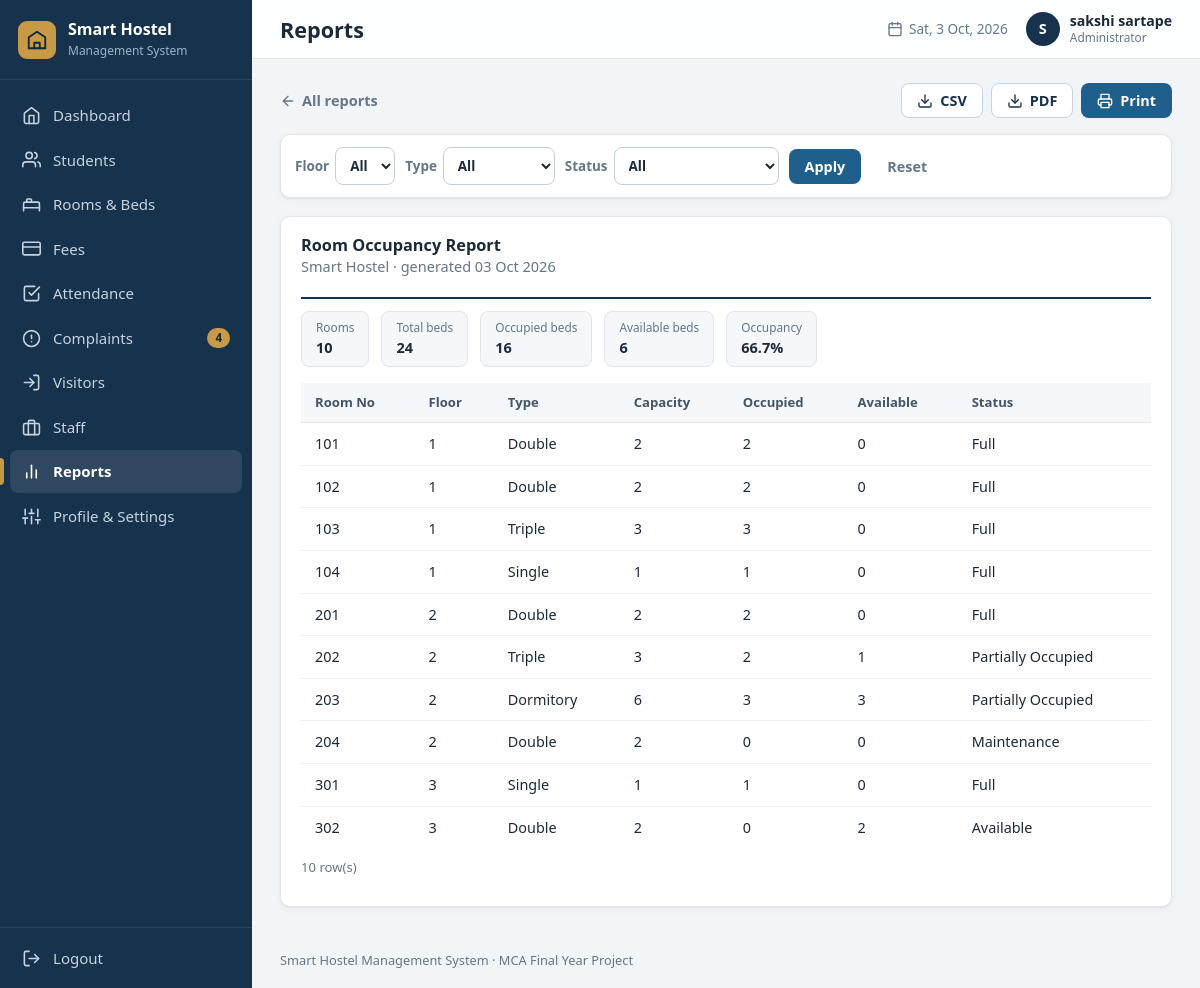
Screenshot of /reports/occupancy (signed in) with the database file from the repository.
### tables this page shows
CREATE TABLE settings (
    key   TEXT PRIMARY KEY,
    value TEXT NOT NULL
);

CREATE TABLE users (
    id            INTEGER PRIMARY KEY AUTOINCREMENT,
    username      TEXT NOT NULL UNIQUE COLLATE NOCASE,
    password_hash TEXT NOT NULL,
    full_name     TEXT NOT NULL,
    email         TEXT,
    phone         TEXT,
    role          TEXT NOT NULL DEFAULT 'Administrator',
    created_at    TEXT NOT NULL DEFAULT (datetime('now','localtime')),
    last_login    TEXT
);

CREATE TABLE rooms (
    id                INTEGER PRIMARY KEY AUTOINCREMENT,
    room_no           TEXT    NOT NULL UNIQUE COLLATE NOCASE,
    floor             INTEGER NOT NULL CHECK (floor BETWEEN 0 AND 50),
    room_type         TEXT    NOT NULL CHECK (room_type IN ('Single','Double','Triple','Dormitory')),
    capacity          INTEGER NOT NULL CHECK (capacity BETWEEN 1 AND 50),
    under_maintenance INTEGER NOT NULL DEFAULT 0 CHECK (under_maintenance IN (0,1)),
    notes             TEXT,
    created_at        TEXT    NOT NULL DEFAULT (datetime('now','localtime')),
    -- the room type decides the capacity (Dormitory = 4 or more beds)
    CHECK (   (room_type = 'Single'    AND capacity = 1)
           OR (room_type = 'Double'    AND capacity = 2)
           OR (room_type = 'Triple'    AND capacity = 3)
           OR (room_type = 'Dormitory' AND capacity >= 4))
);

### routes/reports.py (the view)
@bp.route("/<slug>")
def show(slug):
    if slug not in REPORTS:
        abort(404)
    title, description, builder, filter_factory = REPORTS[slug]
    filters = filter_factory()
    columns, rows, summary = builder(request.args)
    export = clean(request.args.get("export"))
    if export == "csv":
        return csv_response(slug, title, columns, rows)
    if export == "pdf":
        if not PDF_AVAILABLE:
            abort(400, "PDF export needs the 'reportlab' package. Run: pip install reportlab")
        applied = [f"{label} = {request.args.get(name)}" for name, label, _, _ in filters if clean(request.args.get(name))]
        return pdf_response(slug, title, columns, rows, summary, applied)
    students = db.query_all("SELECT id, student_code, full_name FROM students ORDER BY full_name COLLATE NOCASE") \
        if any(f[2] == "student" for f in filters) else []
    values = {name: clean(request.args.get(name)) for name, *_ in filters}
    if slug == "attendance":                         # show the default month in the date boxes
        values["date_from"] = values["date_from"] or helpers.today()[:8] + "01"
        values["date_to"] = values["date_to"] or helpers.today()
    return render_template("report.html", slug=slug, title=title, description=description, columns=columns,
                           rows=rows, summary=summary, filters=filters, values=values, students=students,
                           pdf_available=PDF_AVAILABLE, hostel=db.get_setting("hostel_name"))

### db.py (called while the page is built)
def connect(path):
    conn = sqlite3.connect(path, timeout=10)
    conn.row_factory = sqlite3.Row          # rows behave like dicts: row["name"]
    conn.execute("PRAGMA foreign_keys = ON")
    return conn

def get_db():
    if "db" not in g:
        g.db = connect(current_app.config["DATABASE"])
    return g.db

def query_all(sql, params=()):
    return get_db().execute(sql, params).fetchall()

def query_one(sql, params=()):
    return get_db().execute(sql, params).fetchone()

def scalar(sql, params=()):
    row = get_db().execute(sql, params).fetchone()
    return row[0] if row else None

def get_setting(key, default=""):
    row = query_one("SELECT value FROM settings WHERE key = ?", (key,))
    return row["value"] if row else DEFAULT_SETTINGS.get(key, default)

### helpers.py (called while the page is built)
def clean(value):
    return (value or "").strip()

def parse_date(value):
    try:
        return datetime.strptime(clean(value), "%Y-%m-%d").date()
    except ValueError:
        return None

def parse_int(value, low=None, high=None):
    try:
        number = int(clean(value))
    except ValueError:
        return None
    if (low is not None and number < low) or (high is not None and number > high):
        return None
    return number

def today():
    return date.today().isoformat()

def where(conditions):
    return " WHERE " + " AND ".join(conditions) if conditions else ""

def csrf_token():
    if "_csrf" not in session:
        session["_csrf"] = secrets.token_hex(16)
    return session["_csrf"]

def fmt_date(value):
    d = parse_date(value) if value else None
    return d.strftime("%d %b %Y") if d else "-"

def icon(name, size=18):
    path = _ICONS.get(name, _ICONS["file"])
    return Markup(f'<svg class="icon" width="{size}" height="{size}" viewBox="0 0 24 24" fill="none" '
                  f'stroke="currentColor" stroke-width="2" stroke-linecap="round" '
                  f'stroke-linejoin="round" aria-hidden="true">{path}</svg>')

def url_with(**changes):
    args = request.args.to_dict()
    for key, value in changes.items():
        if value is None:
            args.pop(key, None)
        else:
            args[key] = value
    return url_for(request.endpoint, **(request.view_args or {}), **args)

### templates/report.html (shortened to what this page needs)
{% extends "base.html" %}
{% block heading %}<h1>Reports</h1>{% endblock %}
{% block content %}
<div class="page-head no-print">
  <a class="back-link" href="{{ url_for('reports.index') }}">{{ icon('arrow-left', 16) }} All reports</a>
  <div class="btn-row">
    <a class="btn btn-secondary" href="{{ url_with(export='csv') }}">{{ icon('download', 16) }} CSV</a>
    {% if pdf_available %}<a class="btn btn-secondary" href="{{ url_with(export='pdf') }}">{{ icon('download', 16) }} PDF</a>{% endif %}
    <button type="button" class="btn btn-primary" data-print>{{ icon('printer', 16) }} Print</button>
  </div>
</div>
<form class="filters card no-print" method="get" action="{{ url_for('reports.show', slug=slug) }}">
  {% for name, label, kind, options in filters %}
    <label class="inline-label">{{ label }}
      {% if kind == 'date' %}<input type="date" name="{{ name }}" value="{{ values[name] }}">
      {% elif kind == 'student' %}
        <select name="{{ name }}"><option value="">All students</option>
          {% for s in students %}<option value="{{ s.id }}" {% if values[name] == s.id|string %}selected{% endif %}>{{ s.full_name }} ({{ s.student_code }})</option>{% endfor %}</select>
      {% else %}
        <select name="{{ name }}"><option value="">All</option>
          {% for o in options %}<option value="{{ o }}" {% if values[name] == o|string %}selected{% endif %}>{{ o }}</option>{% endfor %}</select>
      {% endif %}
    </label>
  {% endfor %}
  <button class="btn btn-primary" type="submit">Apply</button>
  <a class="btn btn-ghost" href="{{ url_for('reports.show', slug=slug) }}">Reset</a>
</form>
<article class="card report-sheet">
  <header class="report-head">
    <div><h2>{{ title }}</h2><p class="muted">{{ hostel }} &middot; generated {{ today()|fmt_date }}</p></div>
  </header>
  <ul class="summary-line">{% for label, value in summary %}<li><span>{{ label }}</span><strong>{{ value }}</strong></li>{% endfor %}</ul>
  {% if rows %}
  <div class="table-wrap"><table class="table report-table">
    <thead><tr>{% for c in columns %}<th>{{ c }}</th>{% endfor %}</tr></thead>
    <tbody>{% for row in rows %}<tr>{% for cell in row %}<td>{{ cell }}</td>{% endfor %}</tr>{% endfor %}</tbody></table></div>
  <p class="muted report-count">{{ rows|length }} row(s)</p>
  {% else %}
  <div class="empty"><p>No records match these filters.</p></div>
  {% endif %}
</article>
{% endblock %}

### templates/base.html (shortened to what this page needs)
{% from "_macros.html" import csrf %}
<!DOCTYPE html>
<html lang="en">
<head>
  <link rel="stylesheet" href="{{ url_for('static', filename='css/style.css') }}">
</head>
<body class="app">
<aside class="sidebar" id="sidebar">
  <a class="brand" href="{{ url_for('dashboard.index') }}">
    <span class="brand-mark">{{ icon('building', 22) }}</span>
    <span class="brand-text"><strong>{{ hostel_name }}</strong><small>Management System</small></span>
  </a>
  <nav class="nav" aria-label="Main navigation">
    {% for bp_name, endpoint, label, icon_name in navigation %}
      <a href="{{ url_for(endpoint) }}" class="nav-link{% if request.blueprint == bp_name %} active{% endif %}">
        {{ icon(icon_name, 19) }}<span>{{ label }}</span>
        {% if bp_name == 'complaints' and open_complaints %}<em class="nav-count">{{ open_complaints }}</em>{% endif %}
      </a>
    {% endfor %}
  </nav>
  <form method="post" action="{{ url_for('auth.logout') }}" class="logout-form">
    <button type="submit" class="nav-link logout">{{ icon('logout', 19) }}<span>Logout</span></button>
  </form>
</aside>
<div class="main">
  <header class="topbar">
    <div class="topbar-title">{% block heading %}{% endblock %}</div>
    <div class="topbar-right">
      <span class="topbar-date">{{ icon('calendar', 16) }} <span id="today-label">{{ today() }}</span></span>
      <a class="user-chip" href="{{ url_for('profile.view') }}" title="Profile & settings">
        <span class="avatar">{{ current_user.full_name[:1]|upper }}</span>
        <span class="user-name">{{ current_user.full_name }}<small>{{ current_user.role }}</small></span>
      </a>
    </div>
  </header>
  <main class="content">
    {% block content %}{% endblock %}
  </main>
  <footer class="footer">{{ hostel_name }} Management System &middot; MCA Final Year Project</footer>
</div>
</body>
</html>

### rows the page displays
settings: value "Smart Hostel"
users: full_name "S", full_name "sakshi sartape", role "Administrator"
rooms: room_no "101", row "1" "2" "2" "0" "Full", room_type "Double"
rooms: room_no "102", row "1" "2" "2" "0" "Full", room_type "Double"
rooms: room_no "103", row "1" "3" "3" "0" "Full", room_type "Triple"
rooms: room_no "104", row "1" "1" "1" "0" "Full", room_type "Single"
rooms: room_no "201", row "2" "2" "2" "0" "Full", room_type "Double"
rooms: room_no "202", row "2" "3" "2" "1" "Partially Occupied", room_type "Triple"
rooms: room_no "203", row "2" "6" "3" "3" "Partially Occupied", room_type "Dormitory"
rooms: room_no "204", row "2" "2" "0" "0" "Maintenance", room_type "Double"
rooms: room_no "301", row "3" "1" "1" "0" "Full", room_type "Single"
rooms: room_no "302", row "3" "2" "0" "2" "Available", room_type "Double"

### other values shown
{{ label }} "Dashboard" "Students" "Rooms & Beds" "Fees" "Attendance" "Complaints" "Visitors" "Staff" "Reports" "Profile & Settings"
{{ open_complaints }} "4"
{{ label }} "Floor" "Type" "Status"
{{ title }} "Room Occupancy Report"
{{ label }} "Rooms" "Total beds" "Occupied beds" "Available beds" "Occupancy"
{{ value }} "10" "24" "16" "6" "66.7%"
{{ c }} "Room No" "Floor" "Type" "Capacity" "Occupied" "Available" "Status"
{{ rows|length }} "10"
